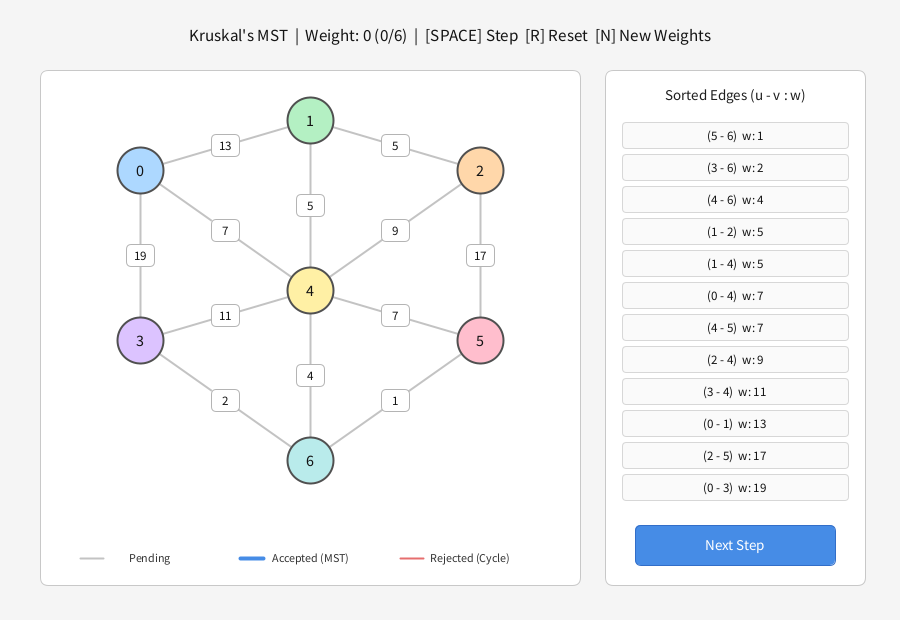
Frame 1 (no input)
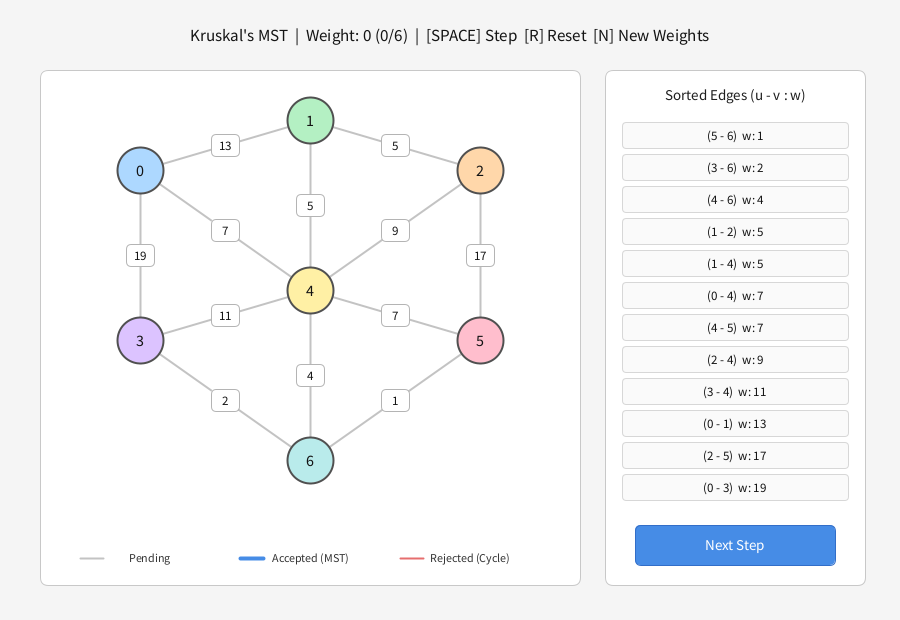
Frame 60 (the mouse pressed at the canvas centre just before this capture)
Frame 120 (the mouse held since frame 60 and released just before this capture): identical to frame 60, image omitted

The Processing sketch that drew these frames (run headless with seeded random() and noise(); from frame 60 on, the mouse is pressed at the canvas centre):

// Processing sketch: Minimum_Spanning_Tree
// ── Minimum_Spanning_Tree.pde
int n = 7;
int[] nodeX = {140, 310, 480, 140, 310, 480, 310};
int[] nodeY = {170, 120, 170, 340, 290, 340, 460};
int[][] edgeDefs = {
  {0, 1}, {1, 2}, {0, 3}, {1, 4},
  {2, 5}, {0, 4}, {2, 4}, {3, 4},
  {4, 5}, {3, 6}, {4, 6}, {5, 6}
};
color[] compColors = {
  color(173, 216, 255),
  color(180, 240, 195),
  color(255, 215, 170),
  color(220, 195, 255),
  color(255, 240, 165),
  color(255, 190, 205),
  color(185, 235, 235)
};

ArrayList<Edge> edges;
int[] parent;
int currentEdgeIdx;
int lastEvaluatedIdx;
int mstEdgesCount;
int totalWeight;
boolean finished;

int btnX = 635;
int btnY = 525;
int btnW = 200;
int btnH = 40;

class Edge {
  int u;
  int v;
  int w;
  int state;

  Edge(int u, int v, int w) {
    this.u = u;
    this.v = v;
    this.w = w;
    this.state = 0;
  }
}

void setup() {
  size(900, 620);
  textAlign(CENTER, CENTER);
  generateGraph();
}

void draw() {
  background(245);
  drawHeader();
  drawGraphPanel();
  drawEdgeListPanel();
}

void keyPressed() {
  if (key == ' ') {
    stepKruskal();
  } else if (key == 'r' || key == 'R') {
    resetKruskal();
  } else if (key == 'n' || key == 'N') {
    generateGraph();
  }
}

void mousePressed() {
  if (mouseX >= btnX && mouseX <= btnX + btnW && mouseY >= btnY && mouseY <= btnY + btnH) {
    stepKruskal();
  }
}

void generateGraph() {
  edges = new ArrayList<Edge>();
  for (int i = 0; i < edgeDefs.length; i++) {
    int w = int(random(1, 20));
    edges.add(new Edge(edgeDefs[i][0], edgeDefs[i][1], w));
  }
  sortEdges();
  resetKruskal();
}

void sortEdges() {
  for (int i = 0; i < edges.size() - 1; i++) {
    for (int j = 0; j < edges.size() - 1 - i; j++) {
      Edge a = edges.get(j);
      Edge b = edges.get(j + 1);
      if (a.w > b.w || (a.w == b.w && (a.u > b.u || (a.u == b.u && a.v > b.v)))) {
        edges.set(j, b);
        edges.set(j + 1, a);
      }
    }
  }
}

void resetKruskal() {
  parent = new int[n];
  for (int i = 0; i < n; i++) {
    parent[i] = i;
  }
  for (Edge e : edges) {
    e.state = 0;
  }
  currentEdgeIdx = 0;
  lastEvaluatedIdx = -1;
  mstEdgesCount = 0;
  totalWeight = 0;
  finished = false;
}

int find(int x) {
  if (parent[x] == x) {
    return x;
  }
  parent[x] = find(parent[x]);
  return parent[x];
}

void union(int a, int b) {
  int rootA = find(a);
  int rootB = find(b);
  if (rootA != rootB) {
    if (rootA < rootB) {
      parent[rootB] = rootA;
    } else {
      parent[rootA] = rootB;
    }
  }
}

void stepKruskal() {
  if (finished) {
    return;
  }

  Edge e = edges.get(currentEdgeIdx);
  if (find(e.u) != find(e.v)) {
    union(e.u, e.v);
    e.state = 2;
    totalWeight += e.w;
    mstEdgesCount++;
  } else {
    e.state = 3;
  }

  lastEvaluatedIdx = currentEdgeIdx;
  currentEdgeIdx++;

  if (mstEdgesCount == n - 1 || currentEdgeIdx >= edges.size()) {
    finished = true;
  }
}

void drawHeader() {
  fill(20);
  textSize(17);
  String info = "Kruskal's MST  |  Weight: " + totalWeight + " (" + mstEdgesCount + "/" + (n - 1) + ")";
  text(info + "  |  [SPACE] Step  [R] Reset  [N] New Weights", width / 2, 35);
}

void drawGraphPanel() {
  stroke(200);
  strokeWeight(1);
  fill(255);
  rect(40, 70, 540, 515, 8);

  for (int i = 0; i < edges.size(); i++) {
    Edge e = edges.get(i);
    if (e.state == 2) {
      stroke(70, 140, 230);
      strokeWeight(4);
    } else if (e.state == 3) {
      stroke(230, 110, 110, 150);
      strokeWeight(2);
    } else {
      stroke(195);
      strokeWeight(2);
    }
    line(nodeX[e.u], nodeY[e.u], nodeX[e.v], nodeY[e.v]);
  }

  for (int i = 0; i < edges.size(); i++) {
    Edge e = edges.get(i);
    float mx = (nodeX[e.u] + nodeX[e.v]) / 2.0;
    float my = (nodeY[e.u] + nodeY[e.v]) / 2.0;

    if (i == lastEvaluatedIdx) {
      stroke(230, 140, 20);
      strokeWeight(2);
      fill(255, 240, 170);
    } else if (e.state == 2) {
      stroke(70, 140, 230);
      strokeWeight(1.5);
      fill(235, 245, 255);
    } else if (e.state == 3) {
      stroke(220, 120, 120);
      strokeWeight(1);
      fill(255, 235, 235);
    } else {
      stroke(180);
      strokeWeight(1);
      fill(255);
    }
    rect(mx - 14, my - 11, 28, 22, 5);

    fill(20);
    textSize(13);
    text(e.w, mx, my);
  }

  for (int i = 0; i < n; i++) {
    int root = find(i);
    stroke(80);
    strokeWeight(2);
    fill(compColors[root]);
    ellipse(nodeX[i], nodeY[i], 46, 46);

    fill(20);
    textSize(16);
    text(i, nodeX[i], nodeY[i]);
  }

  drawLegend();
}

void drawLegend() {
  int y = 558;
  int[] xs = {135, 295, 455};
  String[] labels = {"Pending", "Accepted (MST)", "Rejected (Cycle)"};
  color[] strokes = {color(195), color(70, 140, 230), color(230, 110, 110)};

  textSize(12);
  for (int i = 0; i < 3; i++) {
    stroke(strokes[i]);
    strokeWeight(i == 1 ? 4 : 2);
    line(xs[i] - 55, y, xs[i] - 32, y);
    fill(50);
    text(labels[i], xs[i] + 15, y);
  }
}

void drawEdgeListPanel() {
  stroke(200);
  strokeWeight(1);
  fill(255);
  rect(605, 70, 260, 515, 8);

  fill(30);
  textSize(15);
  text("Sorted Edges (u - v : w)", 735, 95);

  for (int i = 0; i < edges.size(); i++) {
    Edge e = edges.get(i);
    int y = 122 + i * 32;

    if (i == lastEvaluatedIdx) {
      stroke(230, 140, 20);
      strokeWeight(2);
      fill(255, 240, 170);
    } else if (e.state == 2) {
      stroke(70, 140, 230);
      strokeWeight(1);
      fill(230, 243, 255);
    } else if (e.state == 3) {
      stroke(225, 140, 140);
      strokeWeight(1);
      fill(255, 238, 238);
    } else {
      stroke(215);
      strokeWeight(1);
      fill(250);
    }
    rect(622, y, 226, 26, 4);

    String status = "";
    if (e.state == 2) {
      status = " [MST]";
    } else if (e.state == 3) {
      status = " [Cycle]";
    }

    fill(20);
    textSize(13);
    text("(" + e.u + " - " + e.v + ")  w: " + e.w + status, 735, y + 13);
  }

  stroke(50, 110, 200);
  strokeWeight(1);
  fill(finished ? color(170) : color(70, 140, 230));
  rect(btnX, btnY, btnW, btnH, 6);
  fill(255);
  textSize(15);
  text(finished ? "Finished" : "Next Step", btnX + btnW / 2, btnY + btnH / 2);
}
